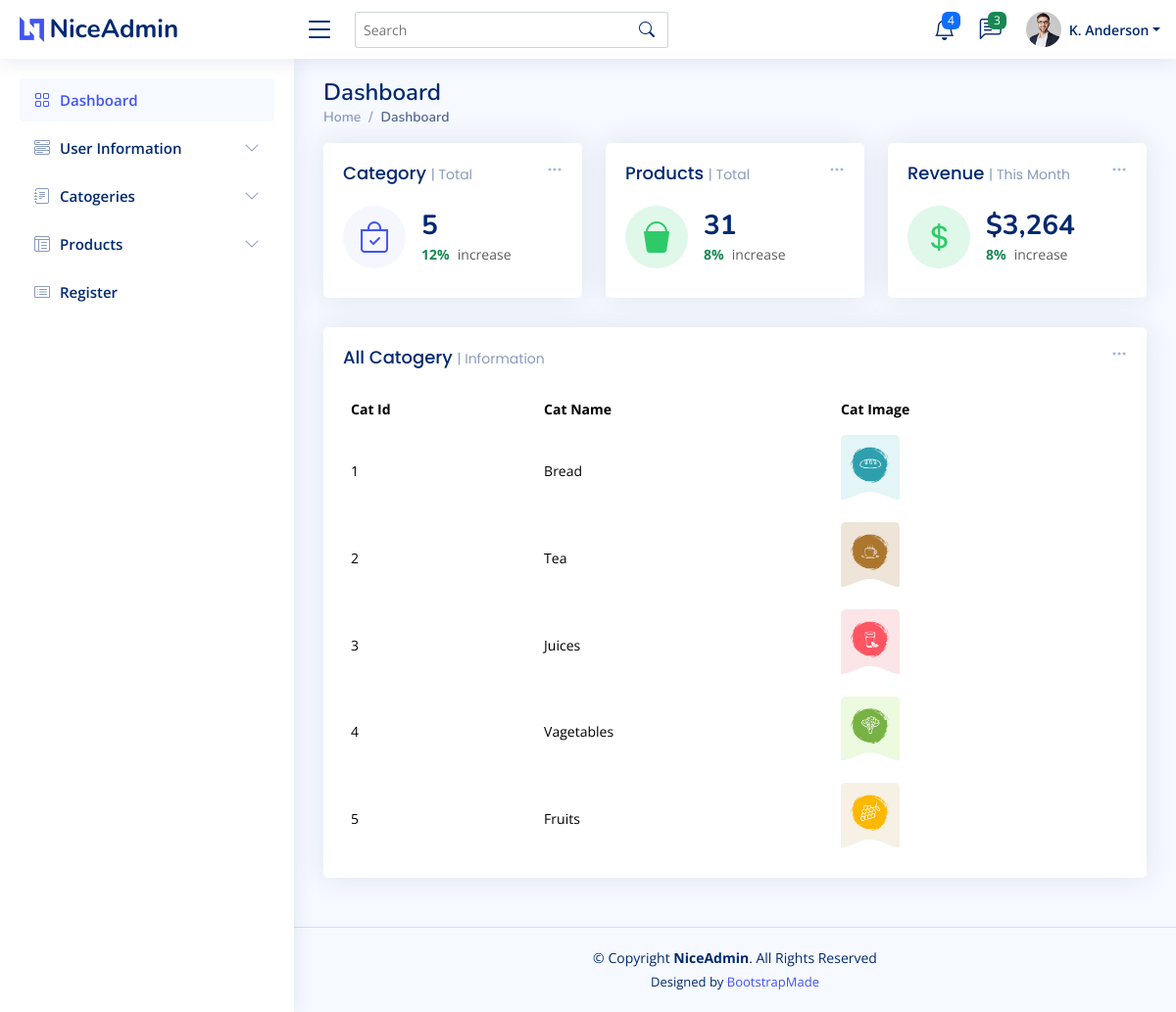
Screenshot of /Admin/showcat.php with the database file from the repository.
### tables this page shows
CREATE TABLE `catogery` (
  `Cat_Id` int(11) NOT NULL,
  `Cat_Name` varchar(50) NOT NULL,
  `CatImage` varchar(250) NOT NULL,
  `navimg` varchar(250) NOT NULL
);

### Admin/showcat.php (the view, shortened to what this page needs)
<!DOCTYPE html>
<html lang="en">
<head>
  <link href="assets/vendor/bootstrap/css/bootstrap.min.css" rel="stylesheet">
  <link href="assets/vendor/bootstrap-icons/bootstrap-icons.css" rel="stylesheet">
  <link href="assets/vendor/boxicons/css/boxicons.min.css" rel="stylesheet">
  <link href="assets/vendor/quill/quill.snow.css" rel="stylesheet">
  <link href="assets/vendor/quill/quill.bubble.css" rel="stylesheet">
  <link href="assets/vendor/remixicon/remixicon.css" rel="stylesheet">
  <link href="assets/vendor/simple-datatables/style.css" rel="stylesheet">
  <link href="assets/css/style.css" rel="stylesheet">
</head>
<body>
  <?php include('header.php') ?>
  <?php include('sidebar.php') ?>
  <main id="main" class="main">
    <div class="pagetitle">
      <h1>Dashboard</h1>
      <nav>
        <ol class="breadcrumb">
          <li class="breadcrumb-item"><a href="index.html">Home</a></li>
          <li class="breadcrumb-item active">Dashboard</li>
        </ol>
      </nav>
    </div>
    <section class="section dashboard">
    <?php include('cards.php') ?>
             <div class="col-12">
              <div class="card top-selling overflow-auto">
                <div class="filter">
                  <a class="icon" href="#" data-bs-toggle="dropdown"><i class="bi bi-three-dots"></i></a>
                </div>
                <div class="card-body pb-0">
                  <h5 class="card-title">All Catogery <span>| Information</span></h5>
                  <table class="table table-borderless">
                    <thead>
                      <tr>
                        <th scope="col">Cat Id</th>
                        <th scope="col">Cat Name</th>
                        <th scope="col">Cat Image</th>
                      </tr>
                    </thead>
                    <tbody>
                      <?php
                        $query = "select * from catogery";
                        $res = mysqli_query($con, $query);
                        while($row = mysqli_fetch_assoc($res))
                        { ?>
                      <tr>
                        <td scope="row"><?php echo $row['Cat_Id'] ?></td>
                        <td><?php echo $row['Cat_Name'] ?></td>
                        <td><img src="../Images/CategoryImages/<?php echo $row['CatImage'] ?>"></td>
                      </tr>
              <?php
                        }
                      ?>
                    </tbody>
                  </table>
                </div>
              </div>
            </div>
         </div>
    </section>
  </main>
  <footer id="footer" class="footer">
    <div class="copyright">
      &copy; Copyright <strong><span>NiceAdmin</span></strong>. All Rights Reserved
    </div>
    <div class="credits">
      Designed by <a href="https://bootstrapmade.com/">BootstrapMade</a>
    </div>
  </footer>
</body>
</html>

### Admin/assets/css/style.css (style rules this page uses)
:root { scroll-behavior: smooth; }
body { font-family: "Open Sans", sans-serif; background: #f6f9ff; color: #444444; }
a { color: #4154f1; text-decoration: none; }
h1, h2, h3, h4, h5, h6 { font-family: "Nunito", sans-serif; }
#main { margin-top: 60px; padding: 20px 30px; transition: all 0.3s; }
.pagetitle { margin-bottom: 10px; }
.pagetitle h1 { font-size: 24px; margin-bottom: 0; font-weight: 600; color: #012970; }
.card { margin-bottom: 30px; border: none; border-radius: 5px; box-shadow: 0px 0 30px rgba(1, 41, 112, 0.1); }
.card-title { padding: 20px 0 15px 0; font-size: 18px; font-weight: 500; color: #012970; font-family: "Poppins", sans-serif; }
.card-title span { color: #899bbd; font-size: 14px; font-weight: 400; }
.card-body { padding: 0 20px 20px 20px; }
.breadcrumb { font-size: 14px; font-family: "Nunito", sans-serif; color: #899bbd; font-weight: 600; }
.breadcrumb a { color: #899bbd; transition: 0.3s; }
.breadcrumb .breadcrumb-item::before { color: #899bbd; }
.breadcrumb .active { color: #51678f; font-weight: 600; }
@media (min-width: 1200px) { #main, #footer { margin-left: 300px; } }
.dashboard .filter { position: absolute; right: 0px; top: 15px; }
.dashboard .filter .icon { color: #aab7cf; padding-right: 20px; padding-bottom: 5px; transition: 0.3s; font-size: 16px; }
.dashboard .top-selling { font-size: 14px; }
.dashboard .top-selling .table thead { background: #f6f6fe; }
.dashboard .top-selling .table thead th { border: 0; }
.dashboard .top-selling .table tbody td { vertical-align: middle; }
.dashboard .top-selling img { border-radius: 5px; max-width: 60px; }
.footer { padding: 20px 0; font-size: 14px; transition: all 0.3s; border-top: 1px solid #cddfff; }
.footer .copyright { text-align: center; color: #012970; }
.footer .credits { padding-top: 5px; text-align: center; font-size: 13px; color: #012970; }

### rows the page displays
catogery: Cat_Id "1", Cat_Name "Bread", CatImage (picture)
catogery: Cat_Id "2", Cat_Name "Tea", CatImage (picture)
catogery: Cat_Id "3", Cat_Name "Juices", CatImage (picture)
catogery: Cat_Id "4", Cat_Name "Vagetables", CatImage (picture)
catogery: Cat_Id "5", Cat_Name "Fruits", CatImage (picture)

### other values shown
mysqli_num_rows($res) "5"
mysqli_num_rows($res) "31"
